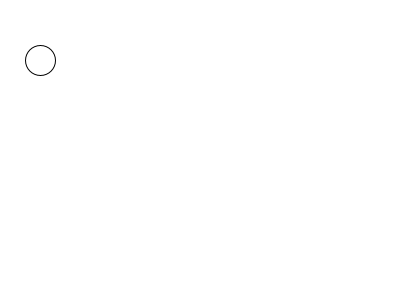
Frame 1 (no input)
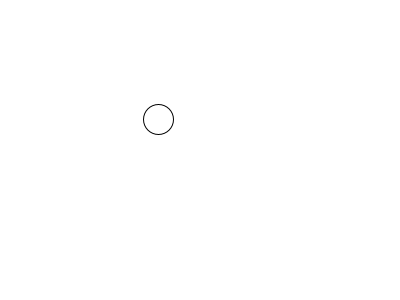
Frame 60 (the mouse pressed at the canvas centre just before this capture)
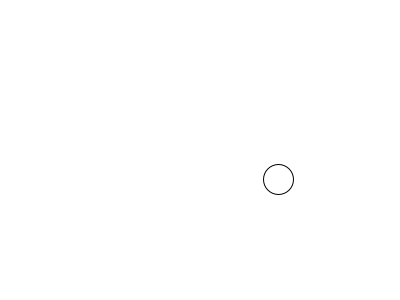
Frame 120 (the mouse held since frame 60 and released just before this capture)

The Processing sketch that drew these frames (run headless with seeded random() and noise(); from frame 60 on, the mouse is pressed at the canvas centre):

// Processing sketch: PV035PallinaRimbalzaSuiBordi_AdOggetti
// ── PV035PallinaRimbalzaSuiBordi_AdOggetti.pde
// una pallina che rimbalza qua e la nello schermo - versione ad oggetti
// - si noti come questa versione risulta piu' pulita ed ordinata, compatta, organica, modulare

// TODO implementa la versione con molto palline,
//      usando 1 solo array !
// NOTA a differenza della versione procedurale,
//      che ha bisogno di vari array, un array
//      di tipo int per le x, un array di tipo int
//      per le y, un array di tipo int per i deltaX,
//      un array di tipo int per le deltaY...ed
//      eventualmente un array di tipo int per i diam,
//      e cosi' via...!! E' definitivamente chiaro,
//      ora, quanto sia preferibile scrivere codice
//      di questo tipo ad oggetti.

Pallina p1;
  
void setup()
{
  size(400, 300);
  
  final int diam = 30;
  final int xIniziale = 40;
  final int yIniziale = 60;
  final int deltaX = 2;
  final int deltaY = 1;
  p1 = new Pallina(xIniziale, yIniziale, deltaX, deltaY, diam);  
}

void draw()
{
  background(255);
  p1.disegnaPallina();
}

// ── Pallina.pde
class Pallina
{
  private final int diam;

  private int x;
  private int y;

  private int deltaX;
  private int deltaY;

  // questo si chiama "Constructor" della classe Pallina
  // si occcupa di inizializzare i valori iniziali dell'oggetto che viene instanziato
  Pallina(final int xIniziale, final int yIniziale, final int deltaX, final int deltaY, final int diam)
  {
    inizializzaPosizione(xIniziale, yIniziale);
    inizializzaVelocita(deltaX, deltaY);
    this.diam = diam;
  }

  void disegnaPallina()
  {
    ellipse(x, y, this.diam, this.diam);
    aggiornaPosizione();
  }

  void aggiornaPosizione()
  {
    aggiornaDeltaConRimbalzoSuiBordi();

    x += deltaX;
    y += deltaY;
  }

  void aggiornaDeltaConRimbalzoSuiBordi()
  {
    if (x - diam/2 < 0) deltaX = abs(deltaX);
    else if (x + diam/2 > width) deltaX = -abs(deltaX);
    if (y - diam/2 < 0) deltaY = abs(deltaY);
    else if (y + diam/2 > height) deltaY = -abs(deltaY);
  }

  void inizializzaPosizione(final int xIniziale, final int yIniziale)
  {
    this.x = xIniziale;
    this.y = yIniziale;
  }

  void inizializzaVelocita(final int deltaX, final int deltaY)
  {
    this.deltaX = deltaX;
    this.deltaY = deltaY;
  }
  
  // TODO implementa un metodo chiamato inizializzaPosizioneRandom
  // TODO implementa un metodo chiamato inizializzaVelocitaRandom  
}
